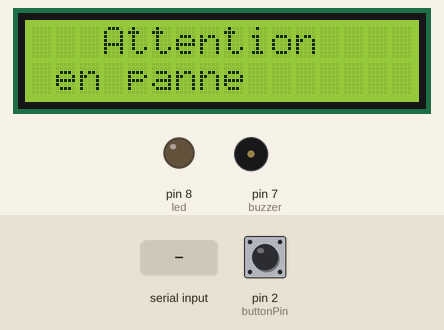
This sketch was run on a simulated Arduino Uno, built with avr-gcc and run on an emulated ATmega328P. Parts: 16×2 character LCD, output pins drawn as LEDs (lit = HIGH), buzzer (waves = sounding, pin HIGH). Inputs (shaded band) come from the test bench; at power-on: pin 2 (buttonPin) HIGH. What the sketch prints to the serial monitor is not drawn.

Above: at 1.2 s.
1.3 s: "1" received over Serial
At 3.1 s:
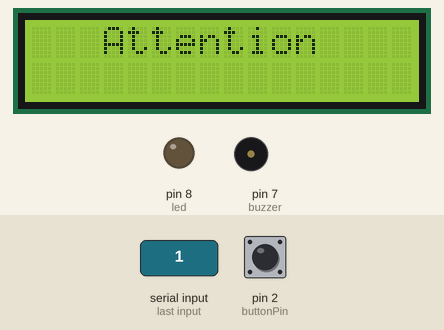
At 3.7 s:
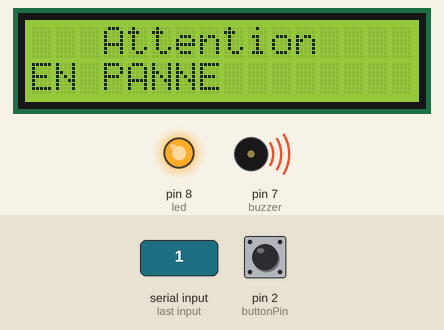
Timing chart, 0 to 19.3 s (numbered marks = the images above; inputs shaded):
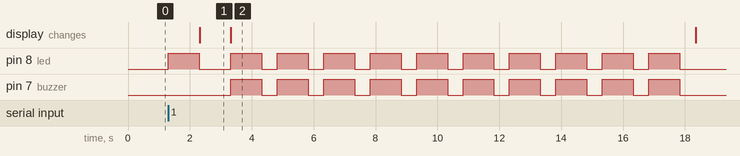

The sketch:

led.ino
```cpp
#include <LiquidCrystal_I2C.h>

#define led 8
#include <Wire.h>
//button
const int buttonPin = 2;
int buttonState = 0;
//
const int buzzer = 7;
LiquidCrystal_I2C lcdd(0x27, 16, 2);
int data;
void setup() {
  // put your setup code here,to run once:
  pinMode(buttonPin, INPUT);
  //
  pinMode (8,OUTPUT);
  Serial.begin(9600);

  lcdd.init();
  lcdd.backlight();
  lcdd.println("Bienvenue");

  pinMode(buzzer, OUTPUT);
  digitalWrite(buzzer, LOW);

}

void loop() {
  // put your main code here, to run repeatedly:
 // read the state of the pushbutton value:
   // initialize the pushbutton pin as an input:
  buttonState = digitalRead(buttonPin);

  // check if the pushbutton is pressed. If it is, the buttonState is HIGH:
  if (buttonState == LOW) {

  lcdd.init();
  lcdd.backlight();
  lcdd.println("Bienvenue");
  } else if (buttonState == HIGH){
    Serial.println('2');
    Serial.write('2');

    lcdd.clear();
    lcdd.setCursor(3, 0);
    lcdd.print("Attention");
    lcdd.setCursor(0, 1);
    lcdd.print(" en panne");
  }
  /////////////////////////
if(Serial.available())
{

  data=Serial.read();
     // controler la lampe 1 reliée à la broche 13
     //récuperer le caractère reçu
     if(data=='1') //si le caractère lu est é-----------------------------------------------------------------------------------------gale à 1-
    {
digitalWrite(led,HIGH);
delay(1000);
digitalWrite(led,LOW);

lcdd.clear();
  lcdd.setCursor(3, 0);
    lcdd.print("Attention");
    lcdd.setCursor(0, 1);String message = Serial.readString(); // Read the message from the serial port
    lcdd.print(message);

    lcdd.print("EN PANNE");
    for(int i=0;i<10;i++){

digitalWrite(led,HIGH);
   digitalWrite(buzzer, HIGH); // turn on the buzzer
  delay(1000); // wait for a second
digitalWrite(led,LOW);
  digitalWrite(buzzer, LOW); // turn off the buzzer
  delay(500); // wait for a second
  }
}
else
{
  lcdd.setCursor(3, 0);
    lcdd.print("                                  ");
    lcdd.setCursor(0, 1);
    lcdd.print("                                   ");
}
}
}
```

Measured:
- after the input at 1.3 s, pin 8 (led): goes HIGH 1.0 s, LOW 1.0 s, 9 × (HIGH 1.0 s, LOW 0.50 s), HIGH 1.0 s, then LOW, starting at once; pin 7 (buzzer): alternates HIGH for 1.0 s and LOW for 0.50 s, 20 changes in all, then stays LOW, starting after 2.0 s; the display: changes after 1.0 s (image 1)
- what the display in image 1 shows lasts 1.0 s, from 2.3 s to 3.3 s
